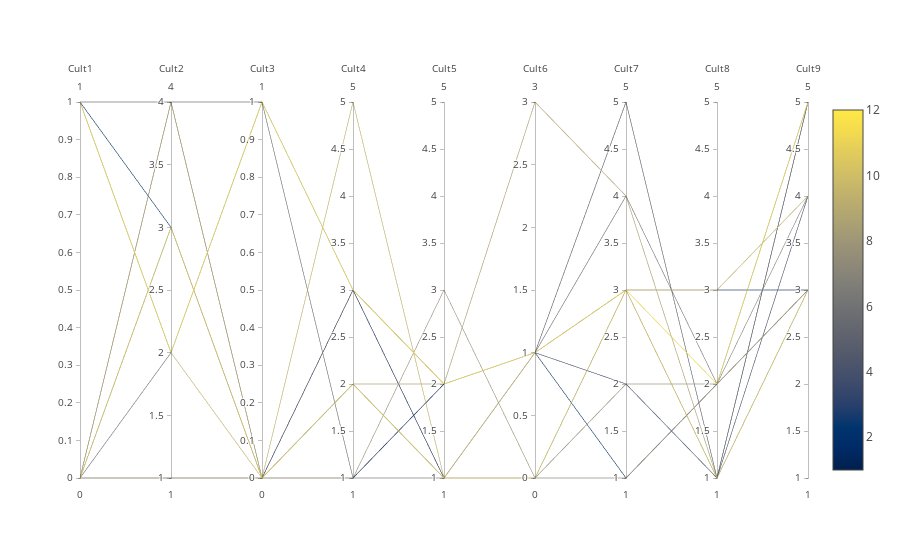
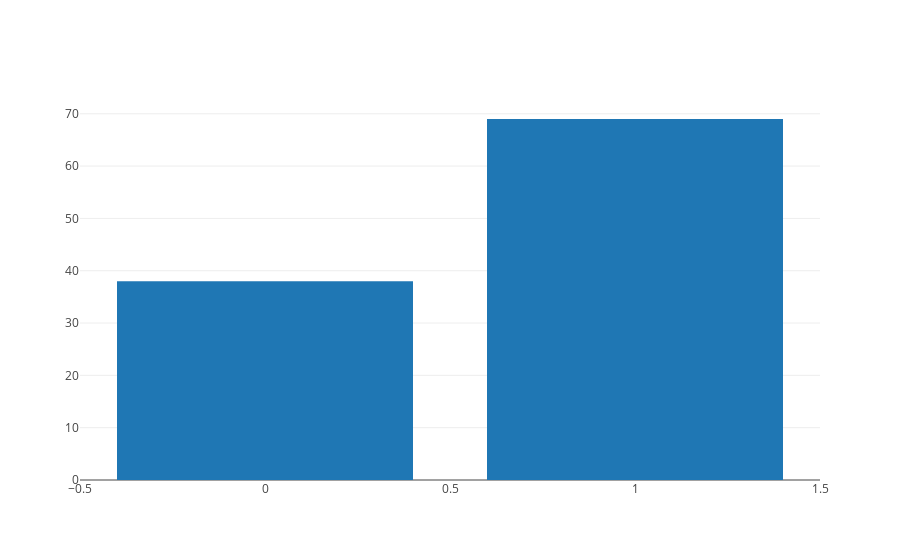
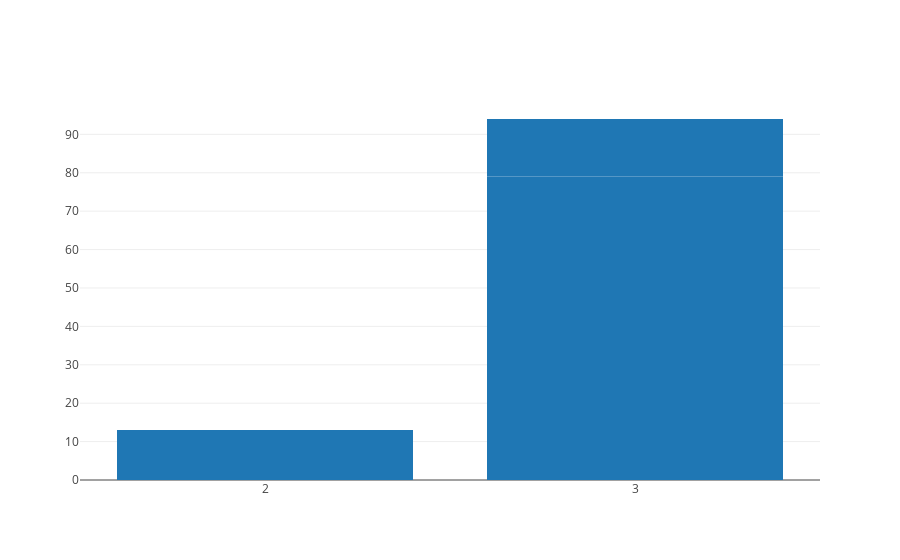
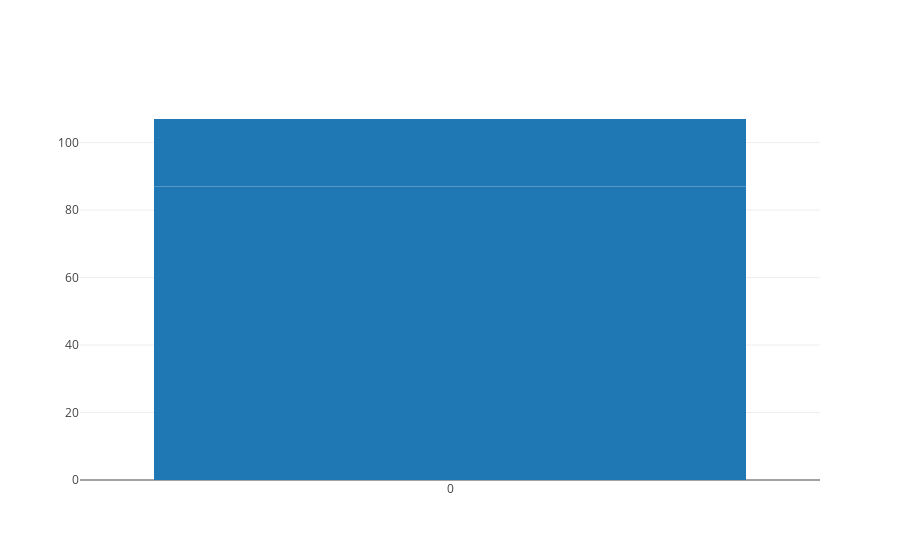

Write notebook code for charts like these, in order.
### Code cell
visualize_cultural_clusters_esp(dataframe_with_clusters_esp)

### Figure 1 — Plotly figure (JSON) as saved in the notebook; plotly's stock layout.template omitted (floating-point values rounded to 4 significant figures; data arrays with more than 128 entries replaced by an {"elided": "..."} marker saying what was removed)
{"data": [{"dimensions": [{"label": "Cult1", "range": [0, 1], "values": {"elided": "767 int values"}}, {"label": "Cult2", "range": [1, 4], "values": {"elided": "767 int values"}}, {"label": "Cult3", "range": [0, 1], "values": {"elided": "767 int values"}}, {"label": "Cult4", "range": [1, 5], "values": {"elided": "767 int values"}}, {"label": "Cult5", "range": [1, 5], "values": {"elided": "767 int values"}}, {"label": "Cult6", "range": [0, 3], "values": {"elided": "767 int values"}}, {"label": "Cult7", "range": [1, 5], "values": {"elided": "767 int values"}}, {"label": "Cult8", "range": [1, 5], "values": {"elided": "767 int values"}}, {"label": "Cult9", "range": [1, 5], "values": {"elided": "767 int values"}}], "line": {"cmax": 12, "cmin": 1, "color": [2, 1, 12, 5, 9, 8, 6, 3, 11, 10, 7, 4], "colorscale": "Cividis", "reversescale": false, "showscale": true}, "showlegend": true, "type": "parcoords", "uid": "bff48da6-91f8-45ea-8806-38dd74dd669b"}], "layout": {}}

### Figure 2 — Plotly figure (JSON) as saved in the notebook; plotly's stock layout.template omitted (floating-point values rounded to 4 significant figures)
{"data": [{"type": "bar", "uid": "1547fc39-e033-4d75-95b0-c8d834961332", "x": [1, 0, 1, 0, 0, 1, 0, 0, 0, 1, 0, 0, 0, 1, 1, 1, 0, 1, 0, 0, 0, 1, 0, 0, 0, 1, 0, 0, 1, 0, 0, 1, 1, 0, 0, 0, 1, 0, 0, 0, 0, 1, 0, 1, 0, 0, 0, 1, 0, 0, 1, 0, 0, 1, 1, 1, 0, 1, 0, 0, 0, 0, 1, 1, 0, 1, 0, 0, 1, 0, 0, 0, 0, 0, 1, 1, 0, 0, 0, 1, 1, 0, 1, 1, 0, 0, 1, 0, 0, 0, 1, 0, 1, 0, 0, 1, 0, 0, 0, 0, 1, 0, 0, 0, 0, 0, 1], "y": [69, 38]}], "layout": {}}

### Figure 3 — Plotly figure (JSON) as saved in the notebook; plotly's stock layout.template omitted (floating-point values rounded to 4 significant figures)
{"data": [{"type": "bar", "uid": "317ed736-0cd7-4113-9b08-5469c75b4c56", "x": [3, 3, 3, 2, 3, 2, 4, 4, 4, 3, 4, 4, 2, 3, 3, 2, 3, 4, 4, 4, 3, 2, 3, 3, 2, 4, 1, 1, 2, 2, 3, 1, 1, 2, 3, 3, 1, 3, 3, 3, 1, 4, 3, 3, 3, 3, 3, 3, 3, 1, 3, 3, 3, 3, 2, 3, 3, 3, 3, 3, 4, 3, 3, 2, 1, 3, 3, 4, 4, 3, 3, 3, 3, 2, 3, 3, 3, 3, 3, 3, 1, 3, 2, 1, 3, 2, 3, 3, 3, 1, 3, 3, 2, 3, 3, 1, 3, 4, 3, 1, 3, 4, 3, 3, 3, 2, 3], "y": [63, 16, 15, 13]}], "layout": {}}

### Figure 4 — Plotly figure (JSON) as saved in the notebook; plotly's stock layout.template omitted (floating-point values rounded to 4 significant figures)
{"data": [{"type": "bar", "uid": "5bf3f370-9c9a-4f16-b5d9-786041e41fab", "x": [0, 0, 1, 0, 1, 0, 0, 0, 0, 0, 1, 0, 1, 1, 1, 1, 0, 1, 1, 0, 0, 1, 0, 0, 1, 0, 0, 0, 1, 1, 0, 0, 1, 1, 0, 0, 0, 0, 0, 1, 1, 0, 0, 0, 0, 0, 0, 0, 0, 0, 0, 0, 0, 0, 1, 0, 0, 0, 0, 0, 0, 0, 0, 0, 0, 0, 0, 0, 0, 0, 0, 0, 0, 0, 0, 0, 0, 0, 0, 0, 0, 0, 0, 0, 0, 0, 0, 0, 0, 0, 0, 0, 0, 0, 0, 0, 0, 0, 0, 0, 0, 1, 0, 0, 0, 0, 1], "y": [87, 20]}], "layout": {}}
